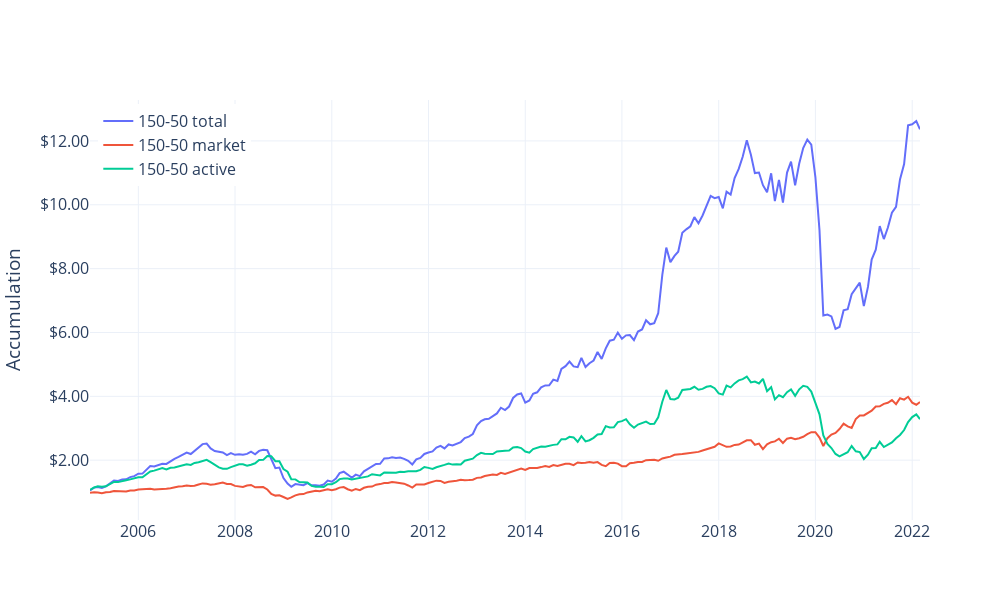

The code cell stored with this chart in its notebook:
### Code cell
import pandas as pd
import plotly.graph_objects as go
import statsmodels.formula.api as smf
from pandas_datareader import DataReader as pdr

ret = pd.read_csv("rets.csv", index_col="date")
ret = 1.5*ret.best - 0.5*ret.worst

ff = pdr("F-F_Research_Data_Factors", "famafrench", start=2005)[0]/100
ff.index = ff.index.astype(str)
mkt_rf = ff["Mkt-RF"]
rf = ff["RF"]

df = pd.concat((ret, mkt_rf, rf), axis=1)
df.columns = ["ret", "mkt_rf", "rf"]
df["ret_rf"] = df.ret - df.rf
df["mkt"] = df.mkt_rf + df.rf
df.index.name = "date" 
df = df.reset_index()
df = df.dropna()

result = smf.ols("ret_rf~mkt_rf", df).fit()
beta = round(result.params["mkt_rf"], 2)
mkt = df.rf + beta*df.mkt_rf 
active = df.ret - mkt

trace1 = go.Scatter(
    x = df.date,
    y = (1+df.ret).cumprod(),
    name = "150-50 total",
)
trace2 = go.Scatter(
    x = df.date,
    y = (1+active).cumprod(),
    name = "150-50 active",
)
trace3 = go.Scatter(
    x = df.date,
    y = (1+mkt).cumprod(),
    name = "150-50 market",
)
fig = go.Figure()
for trace in [trace1, trace3, trace2]:
    fig.add_trace(trace)

fig.update_layout(
    yaxis_title="Accumulation",
    xaxis_title_font = {"size":18},
    template="plotly_white",
    yaxis_tickprefix="$",
    yaxis_tickformat=".2f",
    height=600,  
    width=1000,
    legend=dict(
      x = 0.01,
      y = 0.99
    ),
    font_size=16
)

fig.show()

### Figure 1 — Plotly figure (JSON) as saved in the notebook; plotly's stock layout.template omitted (floating-point values rounded to 4 significant figures; data arrays with more than 128 entries replaced by an {"elided": "..."} marker saying what was removed)
{"data": [{"name": "150-50 total", "type": "scatter", "x": {"elided": "207 str values"}, "y": {"elided": "207 float values"}}, {"name": "150-50 market", "type": "scatter", "x": {"elided": "207 str values"}, "y": {"elided": "207 float values"}}, {"name": "150-50 active", "type": "scatter", "x": {"elided": "207 str values"}, "y": {"elided": "207 float values"}}], "layout": {"font": {"size": 16}, "height": 600, "legend": {"x": 0.01, "y": 0.99}, "width": 1000, "xaxis": {"title": {"font": {"size": 18}}}, "yaxis": {"tickformat": ".2f", "tickprefix": "$", "title": {"text": "Accumulation"}}}}
